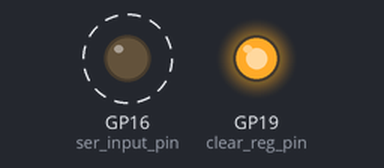
Recording of a program running on a simulated Raspberry Pi Pico running MicroPython. Shown: output pins drawn as LEDs (lit = HIGH). Dashed ring = blinking. Pins used as bus, display or sensor lines are not drawn.

Above: at 0.4 s.
Timing chart, 0 to 3.0 s (numbered marks = the images above):
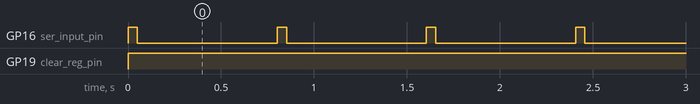

The program:

Two_Chained_Shift_Registers_Bargraph_Advanced.py
```python
# Two bargraphs (10 red LEDs but only use first eight)
# with network resistors (470 ohm)
#
# Streamlined Version!
#
# Use two "chained" 74HC595 shift registers for control of
# first eight LEDs on the bargraph #1 and
# first eight LEDS on bargraph #2
#
# Demostrate how the shift registers chain together
#
# Lori Pfahler
# July 2025

import machine
import utime

# Set up shift register control pins
ser_input_pin  = machine.Pin(16, machine.Pin.OUT)
latch_pin = machine.Pin(17, machine.Pin.OUT)
clock_pin = machine.Pin(18, machine.Pin.OUT)
clear_reg_pin = machine.Pin(19, machine.Pin.OUT)

# set the pins to low
ser_input_pin.low()
latch_pin.low()
clock_pin.low()

# functions for shift register operation:

# clear the shift register
def clear():
    clear_reg_pin.low()
    clear_reg_pin.high()

# tick the clock pin
def tick():
    clock_pin.low()
    clock_pin.high()

# flip the latch pin
def latch():
    latch_pin.high()
    latch_pin.low()

# speed of LED lighting
delay = 0.05

# Shift in a "1" or HIGH - move it down the bargraph #1 from QA to QH
# and bargraph #2's QA to QH - and repeat.

try:
    while True:
        clear()
        latch()
        # send in "1" to the register
        ser_input_pin.high()
        tick()
        latch()
        utime.sleep(delay)
        # shift the "1" down register for both bargraph #1 and #2
        for i in range(15):
            ser_input_pin.low()
            tick()
            latch()
            utime.sleep(delay)

except KeyboardInterrupt:
    clear()
    latch()
```

Measured:
- by itself, GP16 (ser_input_pin): alternates HIGH for 0.05 s and LOW for 0.75 s
- by itself, GP19 (clear_reg_pin): LOW → HIGH at 0.00 s
